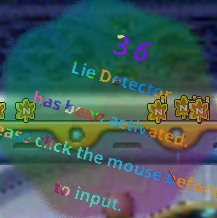
#> input picture assets/lie/LieNew_click_Crop.png, 217 x 218 px
$ python test_two_stages.py
#> lines starting #> are read from the running program, lines starting #| are printed output that depends on the picture
import os
import cv2
import numpy as np

def run_test():
    new_tpl_path = r"assets/lie/LieNew_click_Crop.png"
    if not os.path.exists(new_tpl_path):
        print(f"Error: {new_tpl_path} not found.")
        return

    img_bgr = cv2.imread(new_tpl_path)
#> img_bgr is the input picture: shape (218, 217, 3); mean B, G, R 91.8, 93.7, 68.6
    h, w = img_bgr.shape[:2]
#> h = 218; w = 217
    print(f"Loaded LieNew_click_Crop.png (Resolution: {w}x{h})")
#| Loaded LieNew_click_Crop.png (Resolution: 217x218)

    # Convert to grayscale for Stage 1
    img_gray = cv2.cvtColor(img_bgr, cv2.COLOR_BGR2GRAY)
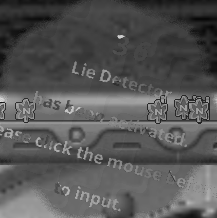
#> img_gray: shape (218, 217); min 6, max 223, mean 86

    # --- Test Case 1: Self-Match (Perfect Match) ---
    res_gray = cv2.matchTemplate(img_gray, img_gray, cv2.TM_CCOEFF_NORMED)
#> res_gray = [1]
    _, max_val_gray, _, max_loc = cv2.minMaxLoc(res_gray)
#> max_val_gray = 1; max_loc = (0, 0)

    x, y = max_loc
#> x = 0; y = 0
    crop_bgr = img_bgr[y:y+h, x:x+w]
    res_bgr = cv2.matchTemplate(crop_bgr[:, :, :3], img_bgr, cv2.TM_CCOEFF_NORMED)
#> res_bgr = [1]
    _, max_val_bgr, _, _ = cv2.minMaxLoc(res_bgr)
#> max_val_bgr = 1

    # --- Test Case 2: Wrong Color Match (Inverted Colors) ---
    wrong_color_img = cv2.bitwise_not(img_bgr)
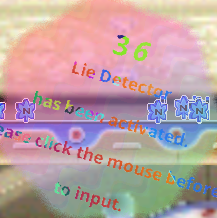
#> wrong_color_img: shape (218, 217, 3); mean B, G, R 163.2, 161.3, 186.4
    gray_wrong = cv2.cvtColor(wrong_color_img, cv2.COLOR_BGR2GRAY)
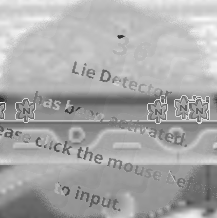
#> gray_wrong: shape (218, 217); min 32, max 249, mean 169
    res_gray_wrong = cv2.matchTemplate(gray_wrong, img_gray, cv2.TM_CCOEFF_NORMED)
#> res_gray_wrong = [-1]
    _, max_val_gray_wrong, _, max_loc_wrong = cv2.minMaxLoc(res_gray_wrong)
#> max_val_gray_wrong = -1; max_loc_wrong = (0, 0)

    x_w, y_w = max_loc_wrong
#> x_w = 0; y_w = 0
    crop_wrong_bgr = wrong_color_img[y_w:y_w+h, x_w:x_w+w]
    res_bgr_wrong = cv2.matchTemplate(crop_wrong_bgr[:, :, :3], img_bgr, cv2.TM_CCOEFF_NORMED)
#> res_bgr_wrong = [-1]
    _, max_val_bgr_wrong, _, _ = cv2.minMaxLoc(res_bgr_wrong)
#> max_val_bgr_wrong = -1

    print("\n--- Diagnostic Test Results ---")
    print("Test Case 1 (Real Warning - Correct Colors):")
    print(f"  Stage 1 Grayscale Score : {max_val_gray:.3f}")
#|   Stage 1 Grayscale Score : 1.000
    print(f"  Stage 2 BGR Color Score  : {max_val_bgr:.3f}")
#|   Stage 2 BGR Color Score  : 1.000
    print(f"  Status                  : {'VERIFIED' if max_val_bgr >= 0.70 else 'REJECTED'}")
#|   Status                  : VERIFIED

    print("\nTest Case 2 (False Positive - Wrong Colors / Monsters):")
    print(f"  Stage 1 Grayscale Score : {max_val_gray_wrong:.3f}")
#|   Stage 1 Grayscale Score : -1.000
    print(f"  Stage 2 BGR Color Score  : {max_val_bgr_wrong:.3f}")
#|   Stage 2 BGR Color Score  : -1.000
    print(f"  Status                  : {'VERIFIED' if max_val_bgr_wrong >= 0.70 else 'REJECTED (FALSE POSITIVE PREVENTED)'}")
#|   Status                  : REJECTED (FALSE POSITIVE PREVENTED)

if __name__ == "__main__":
    run_test()

$ run again, with assets/lie/lie_capcha_Crop.png copied over assets/lie/LieNew_click_Crop.png
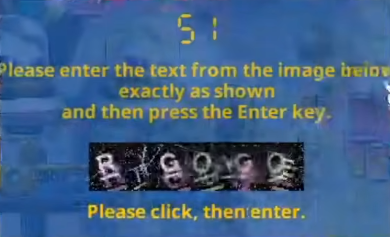
#> input picture assets/lie/lie_capcha_Crop.png, 390 x 237 px
#> in run_test, img_bgr is the input picture: shape (237, 390, 3); mean B, G, R 134, 97.5, 65.9
#| Loaded LieNew_click_Crop.png (Resolution: 390x237)
#> in run_test, `img_gray = cv2.cvtColor(img_bgr, cv2.COLOR_BGR2GRAY)`:
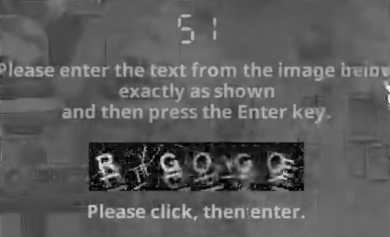
#> img_gray: shape (237, 390); min 0, max 244, mean 92.2
#> res_gray = [1]
#> max_val_gray = 1; max_loc = (0, 0)
#> x = 0
#> res_bgr = [1]
#> max_val_bgr = 1
#> in run_test, `gray_wrong = cv2.cvtColor(wrong_color_img, cv2.COLOR_BGR2GRAY)`:
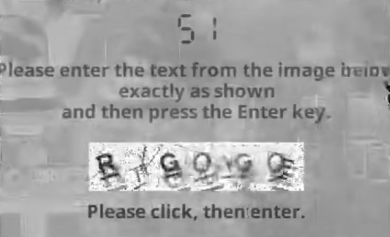
#> gray_wrong: shape (237, 390); min 11, max 255, mean 162.8
#> res_gray_wrong = [-1]
#> max_val_gray_wrong = -1; max_loc_wrong = (0, 0)
#> x_w = 0
#> res_bgr_wrong = [-1]
#> max_val_bgr_wrong = -1
#|   Stage 1 Grayscale Score : 1.000
#|   Stage 2 BGR Color Score  : 1.000
#|   Status                  : VERIFIED
#|   Stage 1 Grayscale Score : -1.000
#|   Stage 2 BGR Color Score  : -1.000
#|   Status                  : REJECTED (FALSE POSITIVE PREVENTED)
